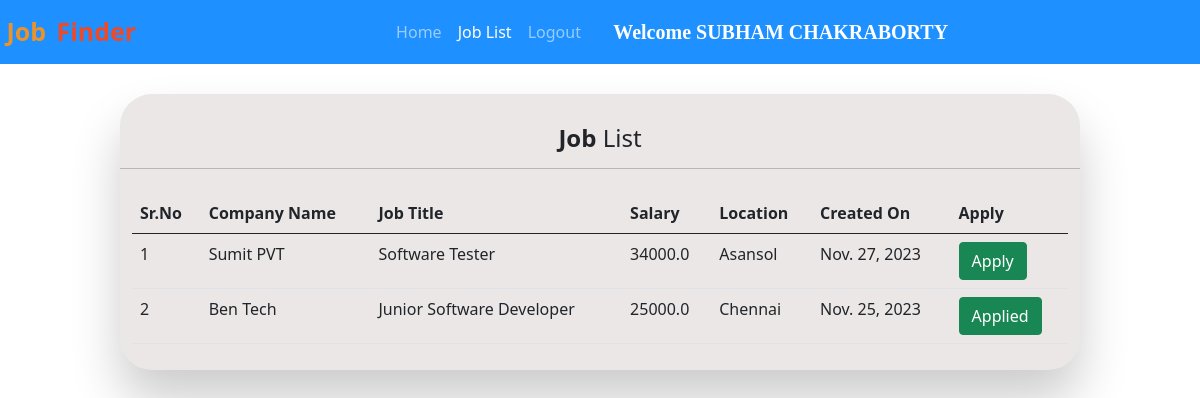
Page /all_jobs/ (signed in) on the committed database.
### jobs/models.py (models this page shows, shortened)
class Job(models.Model):
    company = models.ForeignKey(Company, on_delete=models.CASCADE)
    start_date = models.DateField()
    end_date = models.DateField()
    title = models.CharField(max_length=200)
    salary = models.FloatField()
    image = models.ImageField(upload_to="")
    description = models.TextField(max_length=400)
    experience = models.CharField(max_length=100)
    location = models.CharField(max_length=100)
    skills = models.CharField(max_length=200)
    creation_date = models.DateField()

class Company(models.Model):
    user = models.ForeignKey(User, on_delete=models.CASCADE)
    phone = models.CharField(max_length=10)
    image = models.ImageField(upload_to="")
    gender = models.CharField(max_length=10)
    type = models.CharField(max_length=15)
    status = models.CharField(max_length=20)
    company_name = models.CharField(max_length=100)

### jobs/views.py (the view)
# urls.py: path("all_jobs/", views.all_jobs, name="all_jobs"),
def all_jobs(request):
    jobs = Job.objects.all().order_by('-start_date')
    applicant = Applicant.objects.get(user=request.user)
    apply = Application.objects.filter(applicant=applicant)
    data = []
    for i in apply:
        data.append(i.job.id)
    return render(request, "all_jobs.html", {'jobs':jobs, 'data':data})

### jobs/templates/all_jobs.html (shortened to what this page needs)
{% extends 'user_navbar.html' %}
{% block job_list %} active {% endblock %}
{% block body %}
<div id="login-form-wrap">
    <center><strong><h4>Job</strong> List</h4></center>
    <hr>
<div class="container mt-4">
<table class="table table-hover" id="example">
    <thead>
        <tr>
            <th>Sr.No</th>
            <th>Company Name</th>
            <th>Job Title</th>
            <th>Salary</th>
            <th>Location</th>
            <th>Created On</th>
            <th>Apply</th>
        </tr>
    </thead>
    <tbody>
        {% for job in jobs %}
        <tr>
            <td>{{forloop.counter}}</td>
            <td>{{job.company.company_name}}</td>
            <td>{{job.title}}</td>
            <td>{{job.salary}}</td>
            <td>{{job.location}}</td>
            <td>{{job.creation_date}}</td>
            {% if job.id in data %}
            <td><a class="btn btn-success">Applied</a></td>
            {% else %}
            <td><a href="/job_detail/{{job.id}}/" class="btn btn-success">Apply</a></td>
            {% endif %}
        </tr>
        {% endfor %}
    </tbody>
</table>
</div>
</div>
{% endblock %}

### jobs/templates/user_navbar.html (shortened to what this page needs)
<!doctype html>
<html lang="en">
<head>
  <link href="https://cdn.jsdelivr.net/npm/bootstrap@5.0.2/dist/css/bootstrap.min.css" rel="stylesheet"
>
  <link rel="stylesheet" href="https://cdnjs.cloudflare.com/ajax/libs/font-awesome/5.15.3/css/all.min.css">
</head>
<body>
  <nav class="navbar navbar-expand-lg navbar-dark sticky-top">
    <a class="navbar-brand" href="/"><span class="head1">&nbsp;Job</span>&nbsp;&nbsp;<span class="head2">Finder</span></a>
      <div class="container w-50">
        <div class="collapse navbar-collapse" id="navbarSupportedContent">
          <ul class="navbar-nav me-auto mb-2 mb-lg-0">
            <li class="nav-item">
              <a class="nav-link {% block home %}{% endblock %}" aria-current="page" href="/user_homepage/">Home</a>
            </li>
            <li class="nav-item">
              <a class="nav-link {% block job_list %}{% endblock %}" href="/all_jobs/">Job List</a>
            </li>
            <li class="nav-item">
              <a class="nav-link" href="/logout/">Logout</a>
            </li>
          </ul>
          <a class="navbar-brand" style="font-weight: bold; font-family: 'Times New Roman', Times, serif;"
            href="#">Welcome {{request.user.get_full_name}}</a>
        </div>
      </div>
  </nav>
  {% block body %}
  {% endblock %}
</body>
</html>
</html>

### jobs/templates/user_navbar.html (style rules this page uses)
.navbar { background-color: DodgerBlue; }
.head1 { color: #eb9329; font-size: 25px; font-weight: bold; height: 50px; }
.head2 { color: #EF4926; font-size: 25px; font-weight: bold; }

### jobs/templates/all_jobs.html (style rules this page uses)
#login-form-wrap { background-color: #ece7e7; width: 80%; height: 100%; margin: 30px auto; padding: 30px 0 0 0; padding-bottom: 10px; border-radius: 2rem; box-shadow: 0px 30px 50px 0px rgba(0, 0, 0, 0.2); }

### rows in the picture
Job: company.company_name "Sumit PVT", title "Software Tester", salary "34000.0", location "Asansol", creation_date "Nov. 27, 2023"
Job: company.company_name "Ben Tech", title "Junior Software Developer", salary "25000.0", location "Chennai", creation_date "Nov. 25, 2023", shows "Applied"

### other values in the picture
{{ request.user.get_full_name }} "SUBHAM CHAKRABORTY"
